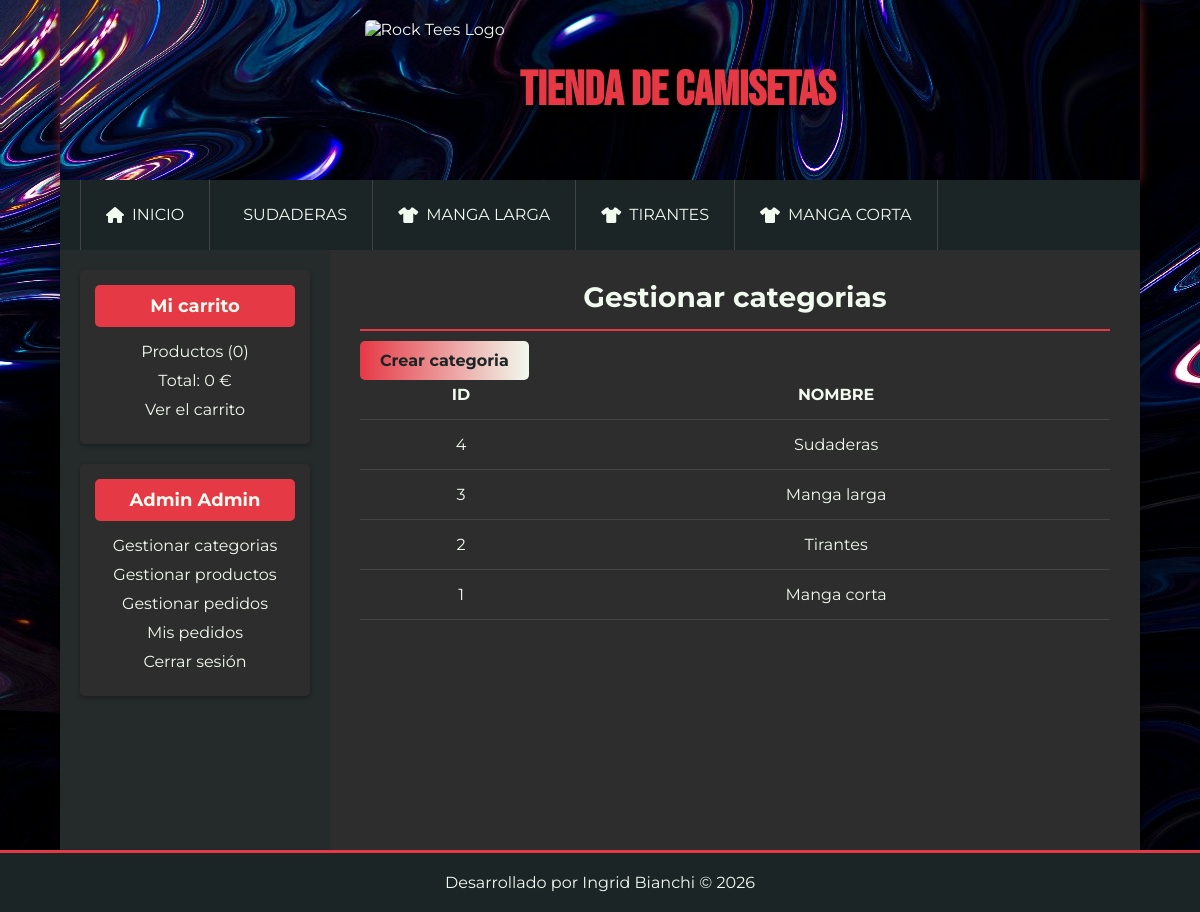
The app's page /index.php?controller=categoria&action=index (signed in) with its own data.
### tables this page shows
CREATE TABLE categorias(
id              int(255) auto_increment not null,
nombre          varchar(100) not null,
CONSTRAINT pk_categorias PRIMARY KEY(id) 
);

### src/Controllers/CategoriaController.php (called while the page is built, shortened)
<?php
class CategoriaController
{
    private CategoryRepository $categoryRepository;
    public function __construct()
    {
        $this->categoryRepository = new CategoryRepository();
    }
    public function index(): void
    {
        $categorias = $this->categoryRepository->getAll();
        require_once __DIR__ . '/../../templates/categoria/index.php';
    }
}

### src/Config/Database.php (called while the page is built, shortened)
<?php
class Database
{
    private static ?PDO $instance = null;
    public static function getConnection(): PDO
    {
        if (self::$instance === null) {
            try {
                $host = $_ENV['DB_HOST'] ?? 'db';
                $db   = $_ENV['DB_NAME'] ?? 'tienda_master';
                $user = $_ENV['DB_USER'] ?? 'user';
                $pass = $_ENV['DB_PASSWORD'] ?? 'password';
                $port = $_ENV['DB_PORT'] ?? '3306';
                $charset = 'utf8mb4';
                $dsn = "mysql:host=$host;dbname=$db;charset=$charset;port=$port";
                $options = [
                    PDO::ATTR_ERRMODE            => PDO::ERRMODE_EXCEPTION,
                    PDO::ATTR_DEFAULT_FETCH_MODE => PDO::FETCH_OBJ,
                    PDO::ATTR_EMULATE_PREPARES   => false,
                ];
                self::$instance = new PDO($dsn, $user, $pass, $options);
            } catch (PDOException $e) {
                error_log("Connection failed: " . $e->getMessage());
                die("Error de conexión a la base de datos.");
            }
        }
        return self::$instance;
    }
}

### src/Repositories/CategoryRepository.php (called while the page is built, shortened)
<?php
class CategoryRepository
{
    private PDO $db;
    public function __construct()
    {
        $this->db = Database::getConnection();
    }
    public function getAll(): array
    {
        $sql = "SELECT * FROM categorias ORDER BY id DESC";
        $stmt = $this->db->query($sql);
        return $stmt->fetchAll();
    }
}

### src/Utils/Security.php (called while the page is built, shortened)
<?php
class Security
{
    public static function e(string $string): string
    {
        return htmlspecialchars($string, ENT_QUOTES, 'UTF-8');
    }
}

### templates/categoria/index.php (the view, shortened to what this page needs)
<h1>Gestionar categorias</h1>
<a href="index.php?controller=categoria&action=crear" class="button button-small">
	Crear categoria
</a>
<table>
	<tr>
		<th>ID</th>
		<th>NOMBRE</th>
	</tr>
	<?php foreach($categorias as $cat): ?>
		<tr>
			<td><?=$cat->id;?></td>
			<td><?= Security::e($cat->nombre); ?></td>
		</tr>
	<?php endforeach; ?>
</table>

### templates/layout/header.php (shortened to what this page needs)
<!DOCTYPE HTML>
<html lang="es">
<head>
	<link rel="stylesheet" href="assets/css/styles.css" />
	<link rel="stylesheet" href="https://cdnjs.cloudflare.com/ajax/libs/font-awesome/6.0.0-beta3/css/all.min.css">
</head>
<body>
	<div id="container">
		<header id="header">
			<div id="logo">
				<img src="assets/img/logo.camisetas.png" alt="Rock Tees Logo" height="140" />
				<a href="index.php">
					Tienda de Camisetas
				</a>
			</div>
		</header>
		<nav id="menu">
			<ul class="menu-items">
				<li><a href="index.php"><i class="fas fa-home"></i> Inicio</a></li>
				<?php foreach ($allCategories as $cat): ?>
					<li>
						<a href="index.php?controller=categoria&action=ver&id=<?= $cat->id ?>">
							<?php $icono = (stripos($cat->nombre, 'sudadera') !== false) ? 'fas fa-hoodie' : ((stripos($cat->nombre, 'tirantes') !== false) ? 'fas fa-shirt' : 'fas fa-tshirt'); ?>
							<i class="<?= $icono ?>"></i> <?= $cat->nombre ?>
						</a>
					</li>
				<?php endforeach; ?>
			</ul>
		</nav>
		<div id="content">

### public/assets/css/styles.css (style rules this page uses)
* { padding: 0; margin: 0; box-sizing: border-box; font-family: 'Montserrat', sans-serif, Helvetica, Arial; }
body { background: #1C2526 url('../img/vinyl-texture.jpg') repeat; color: #F1FAEE; }
a { color: #E63946; text-decoration: none; transition: color 0.3s ease; }
table { text-align: center; width: 100%; border-collapse: collapse; background: #2D2D2D; color: #F1FAEE; }
td { border-top: 1px solid #444; padding: 8px; }
#container { width: 90%; max-width: 1200px; margin: 0 auto; background: #2D2D2D; box-shadow: 0 0 20px rgba(0, 0, 0, 0.5); }
#header { background: #2D2D2D url('../img/vinyl-texture.jpg') repeat; padding: 20px 0; display: flex; align-items: center; justify-content: center; box-shadow: 0 2px 10px rgba(230, 57, 70, 0.5); position: relative; }
#logo { display: flex; align-items: center; text-align: center; }
#logo img { height: 140px; border-radius: 5px; transition: all 0.3s ease; }
#logo a { font-family: 'Bebas Neue', sans-serif; font-size: 48px; font-weight: 900; color: #E63946; text-transform: uppercase; margin-left: 15px; text-shadow: 2px 2px 6px rgba(0, 0, 0, 0.8); transition: all 0.3s ease; }
#menu { background: #1C2526; height: 70px; position: sticky; top: 0; z-index: 1000; border-bottom: none; }
.menu-items { display: flex; list-style: none; margin: 0 auto; padding: 0 20px; max-width: 1200px; align-items: center; }
.menu-items li { line-height: 70px; border-right: 1px solid #444; position: relative; }
.menu-items li:first-child { border-left: 1px solid #444; }
.menu-items a { color: #F1FAEE; padding: 0 25px; display: flex; align-items: center; font-size: 16px; text-transform: uppercase; transition: all 0.3s ease; }
.menu-items a i { margin-right: 8px; }
#content { display: flex; background: #2D2D2D; min-height: 600px; }
input[type="button"], input[type="submit"], button, .button { background: linear-gradient(90deg, #E63946, #F1FAEE); color: #1C2526; padding: 10px 20px; border: none; border-radius: 5px; cursor: pointer; font-weight: 700; transition: all 0.3s ease; }
.button-small { width: 150px; text-align: center; margin: 10px 0; }
#central h1 { font-size: 28px; font-weight: 700; text-align: center; color: #F1FAEE; border-bottom: 2px solid #E63946; padding-bottom: 15px; margin-bottom: 20px; }
table { width: 100%; border-collapse: collapse; margin-bottom: 20px; }
table th, table td { padding: 15px; text-align: center; border-bottom: 1px solid #444; }

### records on screen
categorias: nombre "SUDADERAS", id "4", nombre "Sudaderas"
categorias: nombre "MANGA LARGA", id "3", nombre "Manga larga"
categorias: nombre "TIRANTES", id "2", nombre "Tirantes"
categorias: nombre "MANGA CORTA", id "1", nombre "Manga corta"

### other values on screen
$stats['count'] "0"
$stats['total'] "0"
Security::e($_SESSION['identity']->getNombre()) "Admin"
Security::e($_SESSION['identity']->getApellidos()) "Admin"
